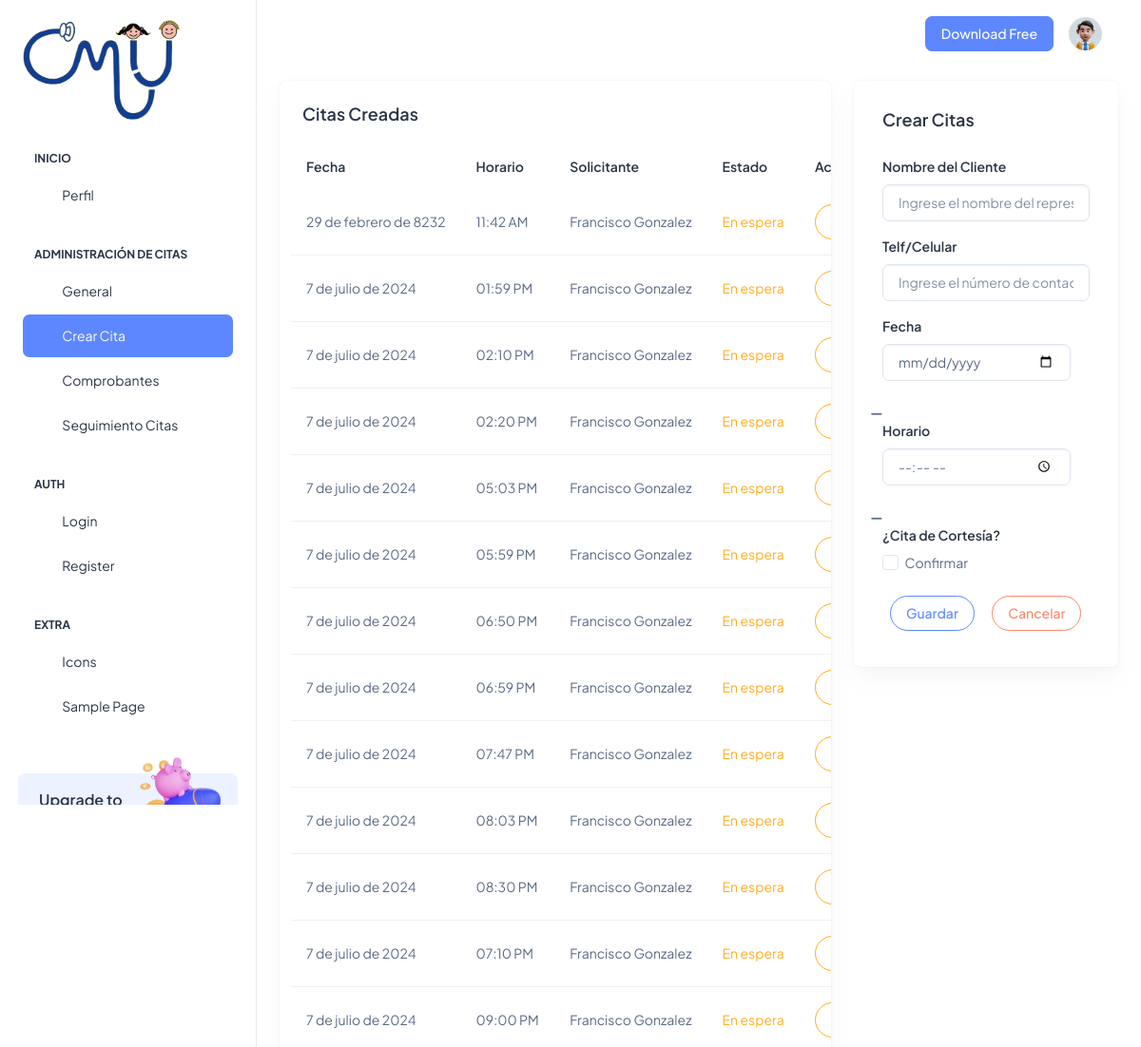
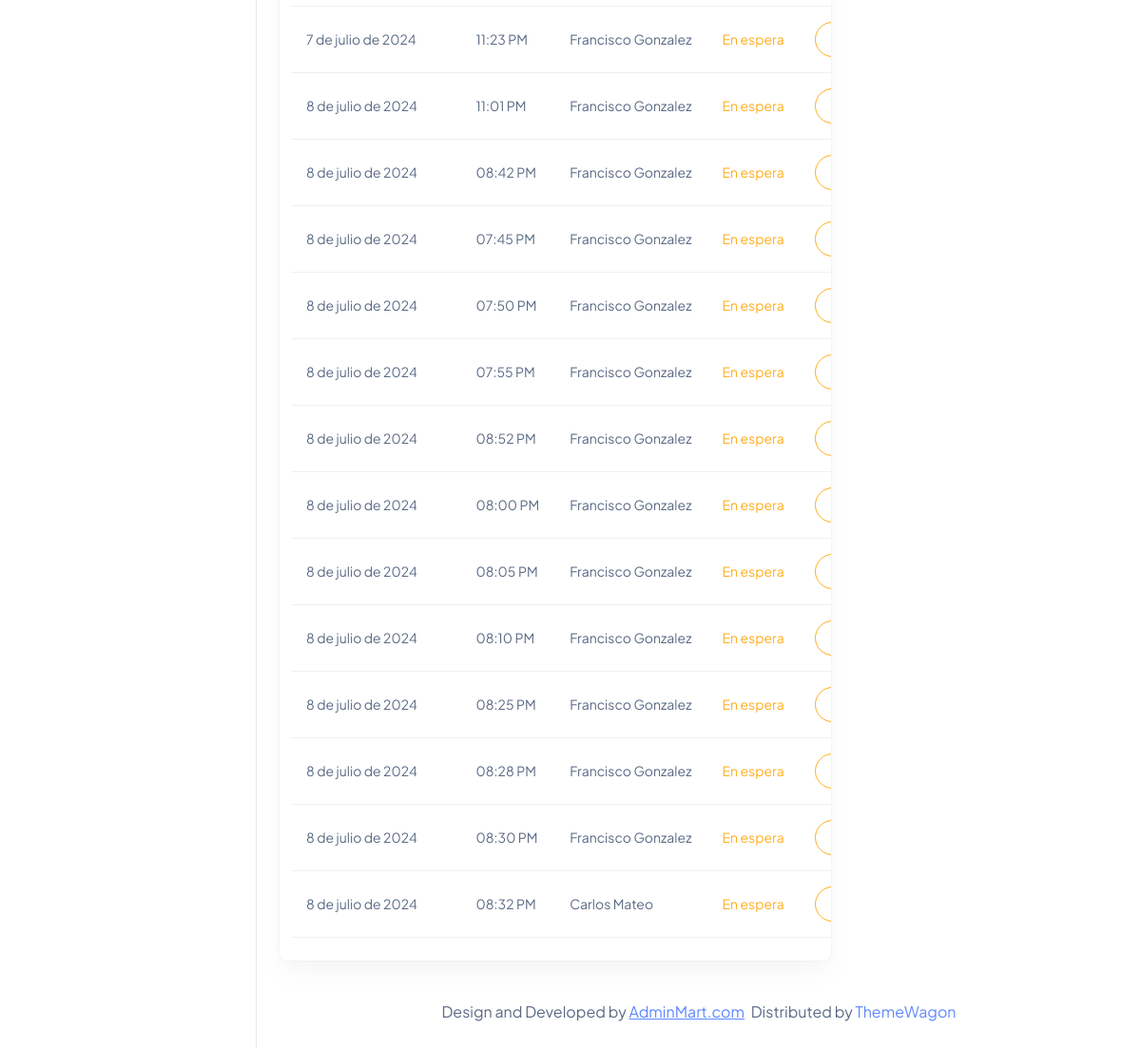
Page /adci_fechacitas/ (signed in) on the earlier database version (2 pictures, top to bottom).
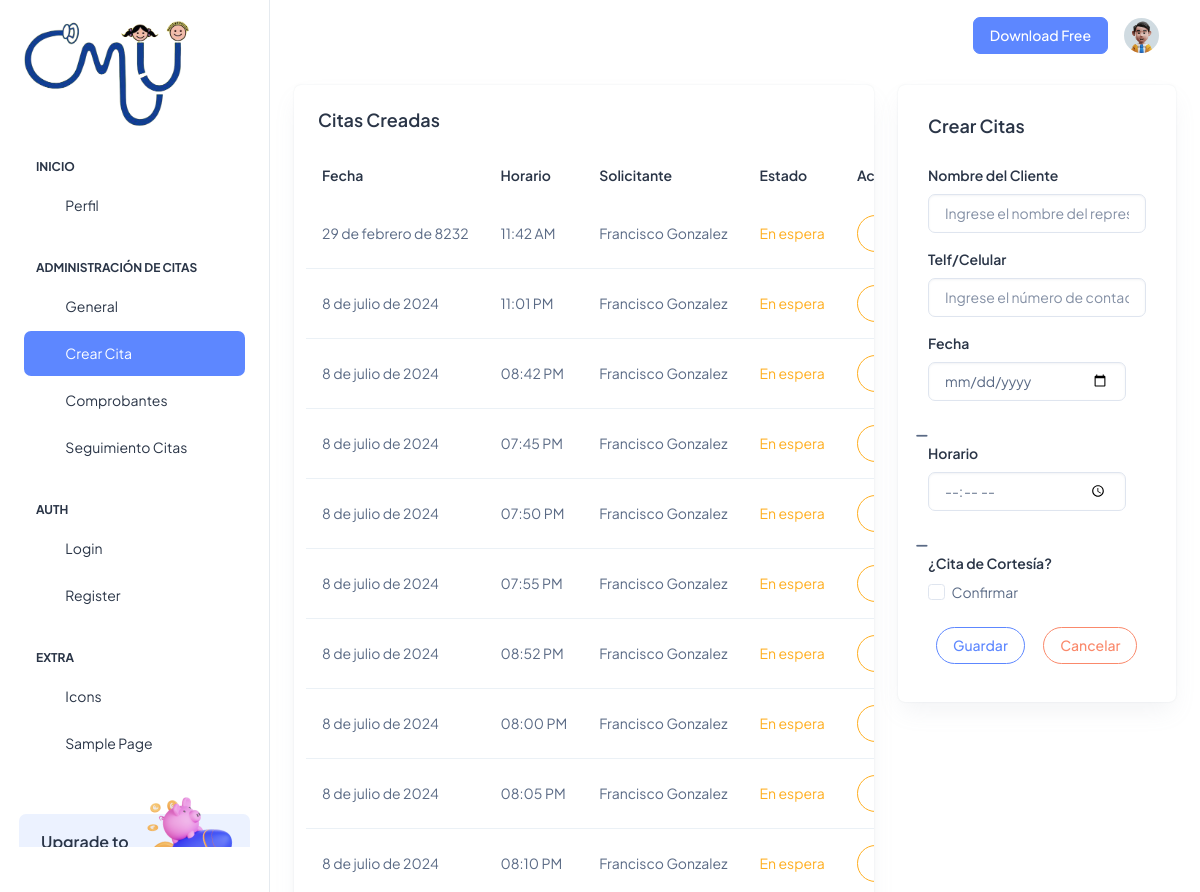
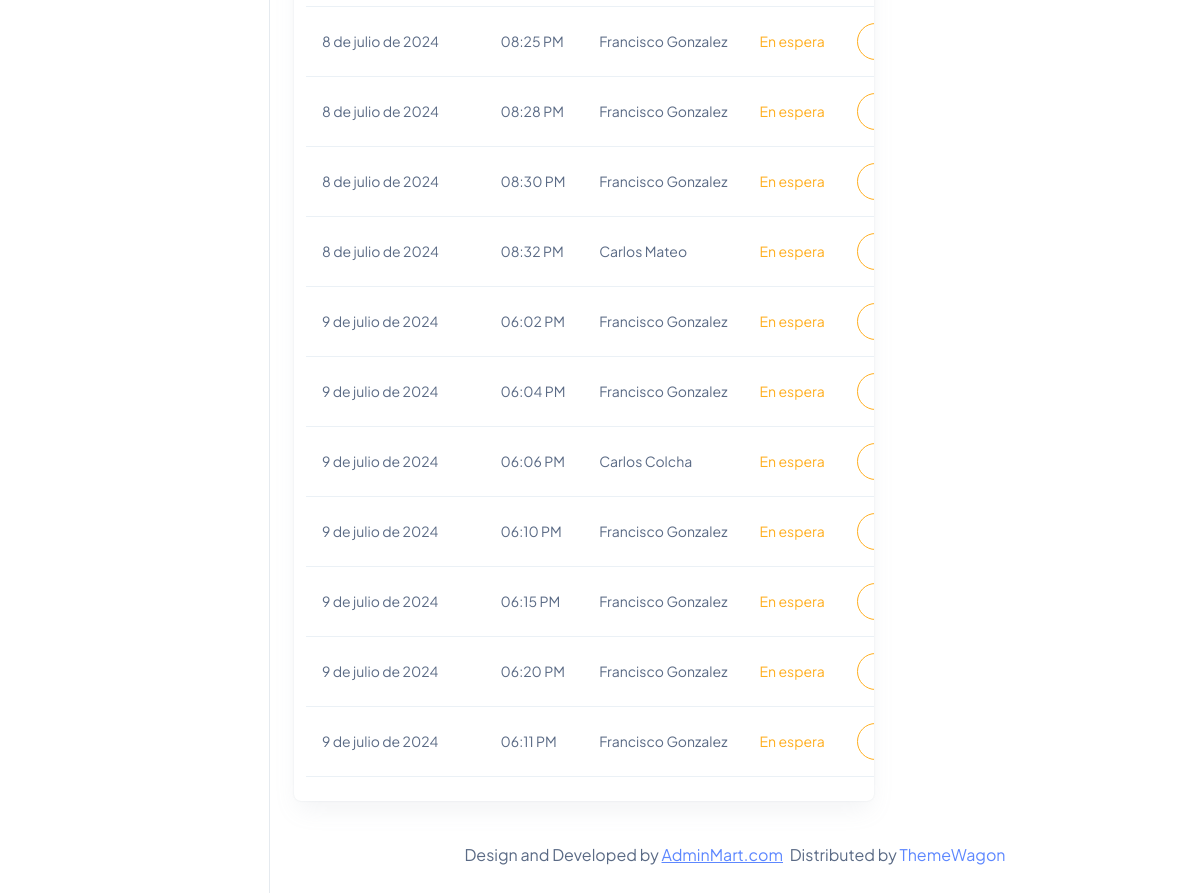
Same page on the later database version (2 pictures, top to bottom).
### Aplicaciones/Citas/models.py (models this page shows, shortened)
class CitaSol(models.Model):
    id=models.AutoField(primary_key=True)
    fech_da=models.DateField()
    time_da=models.TimeField()
    cort_da=models.BooleanField(default=False)
    nom_da=models.CharField(max_length=150)
    telf_da=models.CharField(max_length=10)
    est_da=models.BooleanField(default=False)
    notificacion_enviada = models.BooleanField(default=False)

### Aplicaciones/Citas/views.py (the view)
# urls.py: path('adci_fechacitas/',views.adci_fechacitas),
@login_required
@custom_login_required
def adci_fechacitas (request):
    horariobdd=DiaHorario.objects.all()
    horabdd=HorasDia.objects.all()
    citabdd=CitaSol.objects.all()
    return render(request,'adci_fechacitas.html',{'horarios':horariobdd,'horas':horabdd,'citas':citabdd})

### Aplicaciones/Citas/templates/adci_fechacitas.html (shortened to what this page needs)
{% extends 'adci_plantilla.html' %}
{% block usci_contenido %}
<div class="col-lg-8">
  <div class="row">
    <div class="col-lg-12">
      <div class="card overflow-hidden">
        <div class="card-body p-4">
          <h5 class="card-title mb-9 fw-semibold">Citas Creadas</h5>
          <div class="row align-items-center">
            <table id="tbl_horarios" class="table text-nowrap mb-0 align-middle">
              <thead class="text-dark fs-4">
                <tr>
                  <th class="border-bottom-0">
                    <h6 class="fw-semibold mb-0">Fecha</h6>
                  </th>
                  <th class="border-bottom-0">
                    <h6 class="fw-semibold mb-0">Horario</h6>
                  </th>
                  <th class="border-bottom-0">
                    <h6 class="fw-semibold mb-0">Solicitante</h6>
                  </th>
                  <th class="border-bottom-0">
                    <h6 class="fw-semibold mb-0">Estado</h6>
                  </th>
                  <th class="border-bottom-0">
                    <h6 class="fw-semibold mb-0">Acción</h6>
                  </th>
                </tr>
              </thead>
              <tbody>
                {% for cita in citas %}
                  <tr>
                      <td>{{ cita.fech_da }}</td>
                      <td>
                          {% if cita.time_da.hour < 12 %}
                              {{ cita.time_da|time:"h:i" }} AM
                          {% else %}
                              {{ cita.time_da|time:"h:i" }} PM
                          {% endif %}
                      </td>
                      <td>{{cita.nom_da}}</td>
                      <td>
                        {% if cita.cort_da %}
                          <span class="text-success">Cortesía</span>
                        {% else %}
                          {% if cita.est_da %}
                            <span class="text-info">Realizados</span>
                          {% else %}
                            <span class="text-warning">En espera</span>
                          {% endif %}
                        {% endif %}
                      </td>
                      <td>
                        {% if cita.est_da %}
                        <span class="text-center">Sin Acciones</span>
                        {% else %}
                        <button type="button" class="btn btn-outline-warning rounded-pill" data-bs-toggle="modal" data-bs-target="#exampleModal"
                          data-id="{{ cita.id }}" data-diah="{{ cita.fech_da|date:'Y-m-d' }}" data-horario="{{ cita.time_da|time:'h:i' }}" data-nom="{{cita.nom_da}}" data-telf={{cita.telf_da}}
                          data-cortesia="{{cita.cort_da}}">
                        </button>
                        {% endif %}
                      </td>
                  </tr>
                  {% endfor %}
              </tbody>
            </table>
          </div>
        </div>
      </div>
    </div>
  </div>
</div>
<div class="col-lg-4 align-items-stretch">
  <div class="card w-100">
    <div class="card-body">
      <div class="d-sm-flex d-block align-items-center justify-content-between mb-9">
        <div class="mb-3 mb-sm-0">
          <h5 class="card-title fw-semibold">Crear Citas</h5>
        </div>
      </div>
      <form action="/aggagenda_adci/" method="POST" id="vldt_dias">
        <div class="mb-3">
          <label for="nom_da" class="form-label">Nombre del Cliente</label>
          <input type="text" class="form-control" name="nom_da" id="nom_da" placeholder="Ingrese el nombre del representante">
        </div>
        <div class="mb-3">
          <label for="telf_da" class="form-label">Telf/Celular</label>
          <input type="text" class="form-control" name="telf_da" id="telf_da" placeholder="Ingrese el número de contacto">
        </div>
        <div class="row">
          <div class="mb-3 col-md-11">
            <label for="fech_da" class="form-label">Fecha</label>
            <input type="date" class="form-control" name="fech_da" id="fech_da" aria-describedby="dateHelp">
          </div>
          <div class="col-md-1 d-flex align-items-center justify-content-center">
            <i id="fech_da_icon" class="fas fa-minus text-muted" style="margin-top: 12px; margin-right:12px;" title="Esperando datos..."></i>
          </div>
        </div>
        <div class="row">
            <div class="mb-3 col-md-11">
              <label for="time_da" class="form-label">Horario</label>
              <input type="time" class="form-control" name="time_da" id="time_da">
            </div>
            <div class="col-md-1 d-flex align-items-center justify-content-center">
              <i id="time_da_icon" class="fas fa-minus text-muted" style="margin-top: 12px; margin-right:12px;" title="Esperando datos..."></i>
            </div>
          </div>
        <label for="cort_da" class="form-label">¿Cita de Cortesía?</label>
        <div class="mb-3 form-check">
          <input type="checkbox" class="form-check-input" name="cort_da" id="cort_da">
          <label class="form-check-label" for="cort_da">Confirmar</label>
        </div>
        <button type="submit" class="btn btn-outline-primary rounded-pill m-2">Guardar</button>
        <button type="reset" name="button" class="btn btn-outline-danger rounded-pill m-2">Cancelar</button>
      </form>
    </div>
  </div>
</div>
          <br>
{% endblock %}

### Aplicaciones/Citas/templates/adci_plantilla.html (shortened to what this page needs)
<!doctype html>
{% load static %}
<html lang="es">
<head>
  <link rel="stylesheet" href="{% static 'css/styles.min.css' %}" />
  <link rel="stylesheet" href="{% static 'css/estilo_validacion.css' %}" />
    <link rel="stylesheet" href="https://cdnjs.cloudflare.com/ajax/libs/font-awesome/6.5.1/css/all.min.css" />
    <link rel="stylesheet" href="https://cdnjs.cloudflare.com/ajax/libs/izitoast/1.4.0/css/iziToast.css" />
</head>
<body>
  <div class="page-wrapper" id="main-wrapper" data-layout="vertical" data-navbarbg="skin6" data-sidebartype="full"
    data-sidebar-position="fixed" data-header-position="fixed">
    <aside class="left-sidebar">
      <div>
        <br>
        <div class="brand-logo d-flex align-items-center justify-content-between">
          <a href="/adci_inicio/" class="text-nowrap logo-img">
            <img src="{% static 'images/logo.png' %}" width="165" alt="" />
          </a>
        </div>
        <nav class="sidebar-nav scroll-sidebar" data-simplebar="">
          <ul id="sidebarnav">
            <li class="nav-small-cap">
              <span class="hide-menu">Inicio</span>
            </li>
            <li class="sidebar-item">
              <a class="sidebar-link" href="{% url 'adci_perfil' %}" aria-expanded="false">
                <span>
                  <i class="ti ti-layout-dashboard"></i>
                </span>
                <span class="hide-menu">Perfil</span>
              </a>
            </li>
            <li class="nav-small-cap">
              <span class="hide-menu">Administración de Citas</span>
            </li>
            <li class="sidebar-item">
              <a class="sidebar-link" href="/adci_inicio/" aria-expanded="false">
                <span>
                  <i class="ti ti-article"></i>
                </span>
                <span class="hide-menu">General</span>
              </a>
            </li>
            <li class="sidebar-item">
              <a class="sidebar-link" href="/adci_fechacitas/" aria-expanded="false">
                <span>
                  <i class="ti ti-cards"></i>
                </span>
                <span class="hide-menu">Crear Cita</span>
              </a>
            </li>
            <li class="sidebar-item">
              <a class="sidebar-link" href="/adci_inicio/cont_inicio/" aria-expanded="false">
                <span>
                  <i class="ti ti-file-description"></i>
                </span>
                <span class="hide-menu">Comprobantes</span>
              </a>
            </li>
            <li class="sidebar-item">
              <a class="sidebar-link" href="{% url 'cont_int' %}" aria-expanded="false">
                <span>
                  <i class="ti ti-typography"></i>
                </span>
                <span class="hide-menu">Seguimiento Citas</span>
              </a>
            </li>
            <li class="nav-small-cap">
              <span class="hide-menu">AUTH</span>
            </li>
            <li class="sidebar-item">
              <a class="sidebar-link" href="./authentication-login.html" aria-expanded="false">
                <span>
                  <i class="ti ti-login"></i>
                </span>
                <span class="hide-menu">Login</span>
              </a>
            </li>
            <li class="sidebar-item">
              <a class="sidebar-link" href="./authentication-register.html" aria-expanded="false">
                <span>
                  <i class="ti ti-user-plus"></i>
                </span>
                <span class="hide-menu">Register</span>
              </a>
            </li>
            <li class="nav-small-cap">
              <span class="hide-menu">EXTRA</span>
            </li>
            <li class="sidebar-item">
              <a class="sidebar-link" href="./icon-tabler.html" aria-expanded="false">
                <span>
                  <i class="ti ti-mood-happy"></i>
                </span>
                <span class="hide-menu">Icons</span>
              </a>
            </li>
            <li class="sidebar-item">
              <a class="sidebar-link" href="./sample-page.html" aria-expanded="false">
                <span>
                  <i class="ti ti-aperture"></i>
                </span>
                <span class="hide-menu">Sample Page</span>
              </a>
            </li>
          </ul>
          <div class="unlimited-access hide-menu bg-light-primary position-relative mb-7 mt-5 rounded">
            <div class="d-flex">
              <div class="unlimited-access-title me-3">
                <h6 class="fw-semibold fs-4 mb-6 text-dark w-85">Upgrade to pro</h6>
              </div>
              <div class="unlimited-access-img">
                <img src="{% static 'images/backgrounds/rocket.png' %}" alt="" class="img-fluid">
              </div>
            </div>
          </div>
        </nav>
      </div>
    </aside>
    <div class="body-wrapper">
      <header class="app-header">
        <nav class="navbar navbar-expand-lg navbar-light">
          <ul class="navbar-nav">
            <li class="nav-item">
              <a class="nav-link nav-icon-hover" href="javascript:void(0)">
                <i class="ti ti-bell-ringing"></i>
              </a>
            </li>
          </ul>
          <div class="navbar-collapse justify-content-end px-0" id="navbarNav">
            <ul class="navbar-nav flex-row ms-auto align-items-center justify-content-end">
              <li class="nav-item">
                <a href="https://adminmart.com/product/modernize-free-bootstrap-admin-dashboard/" target="_blank" class="btn btn-primary">Download Free</a>
              </li>
              <li class="nav-item dropdown">
                <a class="nav-link nav-icon-hover" href="javascript:void(0)" id="drop2" data-bs-toggle="dropdown"
                  aria-expanded="false">
                  <img src="{% static 'images/profile/user-1.jpg' %}" alt="" width="35" height="35" class="rounded-circle">
                </a>
              </li>
            </ul>
          </div>
        </nav>
      </header>
      <div class="container-fluid">
        <div class="row">
          {% block usci_contenido %}
            {% endblock %}
        <div class="py-6 px-6 text-center">
          <p class="mb-0 fs-4">Design and Developed by <a href="https://adminmart.com/" target="_blank" class="pe-1 text-primary text-decoration-underline">AdminMart.com</a> Distributed by <a href="https://themewagon.com">ThemeWagon</a></p>
        </div>
      </div>
    </div>
  </div>
</body>
</html>

Differences in the rows shown:
removed CitaSol: fech_da "7 de julio de 2024", time_da "01:59", nom_da "Francisco Gonzalez", cort_da "En espera"
removed CitaSol: fech_da "7 de julio de 2024", time_da "02:10", nom_da "Francisco Gonzalez", cort_da "En espera"
removed CitaSol: fech_da "7 de julio de 2024", time_da "02:20", nom_da "Francisco Gonzalez", cort_da "En espera"
removed CitaSol: fech_da "7 de julio de 2024", time_da "05:03", nom_da "Francisco Gonzalez", cort_da "En espera"
removed CitaSol: fech_da "7 de julio de 2024", time_da "05:59", nom_da "Francisco Gonzalez", cort_da "En espera"
removed CitaSol: fech_da "7 de julio de 2024", time_da "06:50", nom_da "Francisco Gonzalez", cort_da "En espera"
removed CitaSol: fech_da "7 de julio de 2024", time_da "06:59", nom_da "Francisco Gonzalez", cort_da "En espera"
removed CitaSol: fech_da "7 de julio de 2024", time_da "07:47", nom_da "Francisco Gonzalez", cort_da "En espera"
removed CitaSol: fech_da "7 de julio de 2024", time_da "08:03", nom_da "Francisco Gonzalez", cort_da "En espera"
removed CitaSol: fech_da "7 de julio de 2024", time_da "08:30", nom_da "Francisco Gonzalez", cort_da "En espera"
removed CitaSol: fech_da "7 de julio de 2024", time_da "07:10", nom_da "Francisco Gonzalez", cort_da "En espera"
removed CitaSol: fech_da "7 de julio de 2024", time_da "09:00", nom_da "Francisco Gonzalez", cort_da "En espera"
removed CitaSol: fech_da "7 de julio de 2024", time_da "11:23", nom_da "Francisco Gonzalez", cort_da "En espera"
added CitaSol: fech_da "9 de julio de 2024", time_da "06:02", nom_da "Francisco Gonzalez", cort_da "En espera"
added CitaSol: fech_da "9 de julio de 2024", time_da "06:04", nom_da "Francisco Gonzalez", cort_da "En espera"
added CitaSol: fech_da "9 de julio de 2024", time_da "06:06", nom_da "Carlos Colcha", cort_da "En espera"
added CitaSol: fech_da "9 de julio de 2024", time_da "06:10", nom_da "Francisco Gonzalez", cort_da "En espera"
added CitaSol: fech_da "9 de julio de 2024", time_da "06:15", nom_da "Francisco Gonzalez", cort_da "En espera"
added CitaSol: fech_da "9 de julio de 2024", time_da "06:20", nom_da "Francisco Gonzalez", cort_da "En espera"
added CitaSol: fech_da "9 de julio de 2024", time_da "06:11", nom_da "Francisco Gonzalez", cort_da "En espera"
